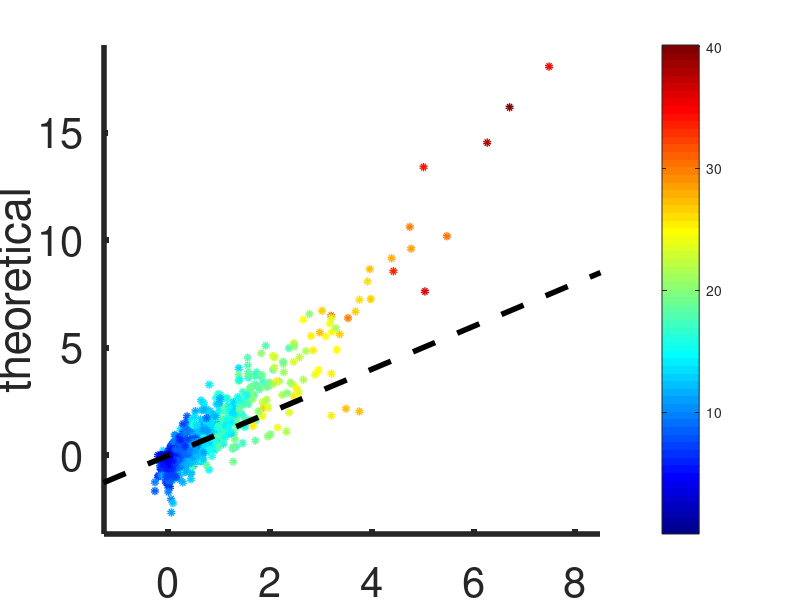
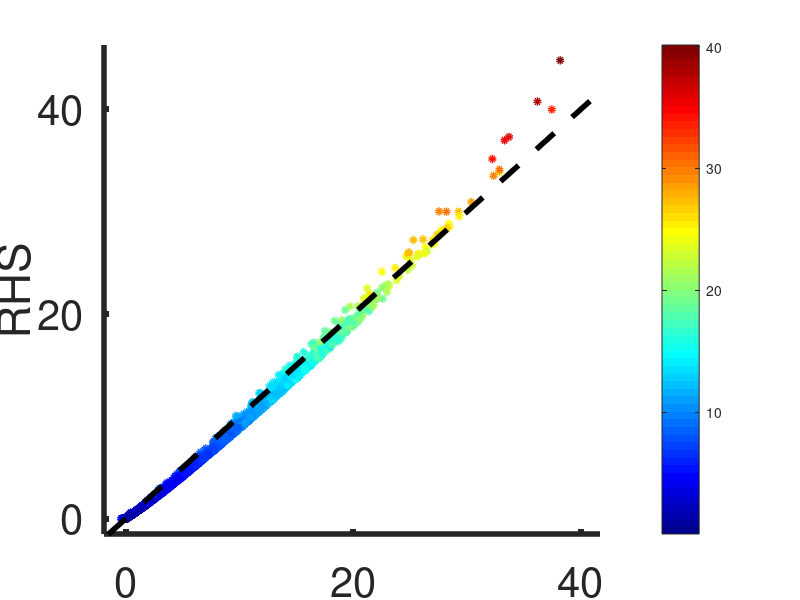
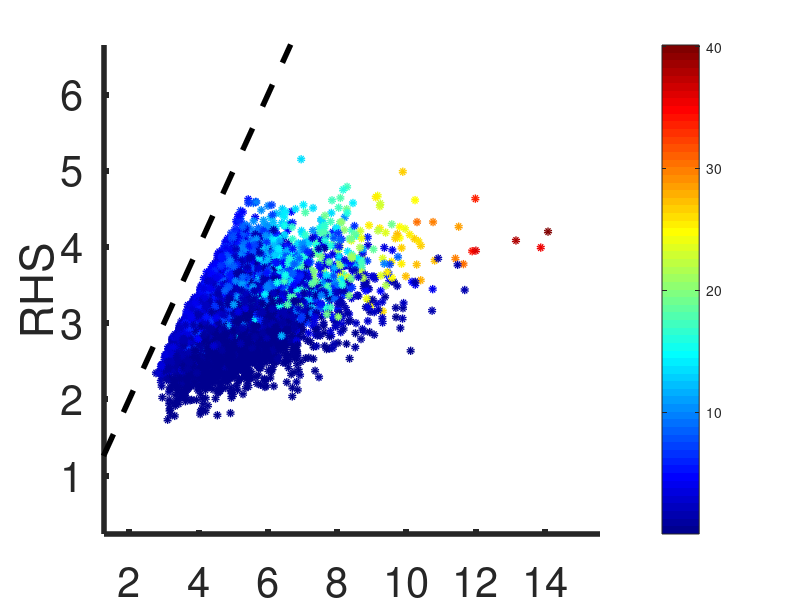
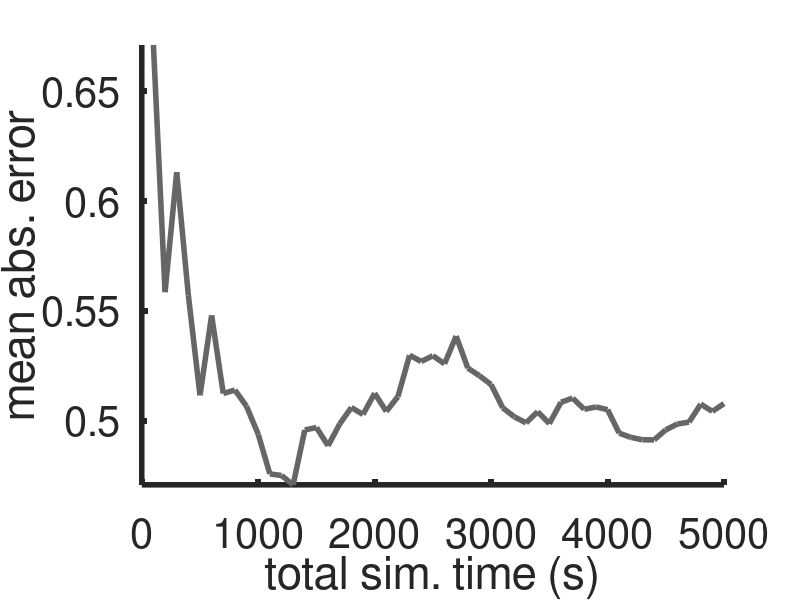

The MATLAB script that drew these images, in order:


clear
close all

lw=4;
fs=30;


load Fig5BDFsim.mat

npairplot=1e4;
Inds=randperm(numel(Cplot),npairplot);
msize=10;
lwscatter=3;

figure
scatter(Cplot(Inds),Cthplot(Inds),msize,1000*GeoMeanRatesplot(Inds),'LineWidth',lwscatter)
hold on
colormap jet
colorbar
hold on
axis tight
axis(axis+[-1 1 -1 1])
plot([min(axis) max(axis)],[min(axis) max(axis)],'k--','LineWidth',lw)
box off
temp=get(gcf,'Position');
temp(3:4)=[500 400];
set(gcf,'Position',temp)
xlabel('empirical spike count cov.')
ylabel('theoretical')
set(gca,'LineWidth',lw)
set(gca,'FontSize',fs)


figure
scatter(LHSplot(Inds),RHSplot(Inds),msize,1000*GeoMeanRatesplot(Inds),'LineWidth',lwscatter)
colormap jet
colorbar
%plot(LHSplot(Inds),RHSplot(Inds),'.','MarkerSize',msize,'Color',[.5 .5 .5])%,'LineWidth',lwscatter)
hold on
axis tight
axis(axis+[-1.5 3.5 -1.5 1.5])
plot([min(axis) max(axis)],[min(axis) max(axis)],'k--','LineWidth',lw)
box off
set(gca,'XTick',[0 20 40])
set(gca,'YTick',[0 20 40])
temp=get(gcf,'Position');
temp(3:4)=[500 400];
set(gcf,'Position',temp)
xlabel('LHS')
ylabel('RHS')
set(gca,'LineWidth',lw)
set(gca,'FontSize',fs)



figure
scatter(LHSmgplot(Inds),RHSmgplot(Inds),msize,1000*GeoMeanRatesplot(Inds),'LineWidth',lwscatter)
colormap jet
colorbar
hold on
axis tight
axis(axis+[-1.5 1.5 -1.5 1.5])
plot([min(axis) max(axis)],[min(axis) max(axis)],'k--','LineWidth',lw)
box off
temp=get(gcf,'Position');
temp(3:4)=[500 400];
set(gcf,'Position',temp)
xlabel('LHS')
ylabel('RHS')
set(gca,'LineWidth',lw)
set(gca,'FontSize',fs)

figure
normfactor=1;
simtime=(1:numtrials)*T/1000;
plot(simtime(isfinite(LRerrr)),LRerrr(isfinite(LRerrr))./normfactor,'Color',[.4 .4 .4],'LineWidth',lw)
axis([0 Inf -Inf Inf])
temp=get(gcf,'Position');
temp(3:4)=[500 400];
set(gcf,'Position',temp)
box off
xlabel('total sim. time (s)')
ylabel('mean abs. error')
set(gca,'LineWidth',lw)
set(gca,'FontSize',fs)
